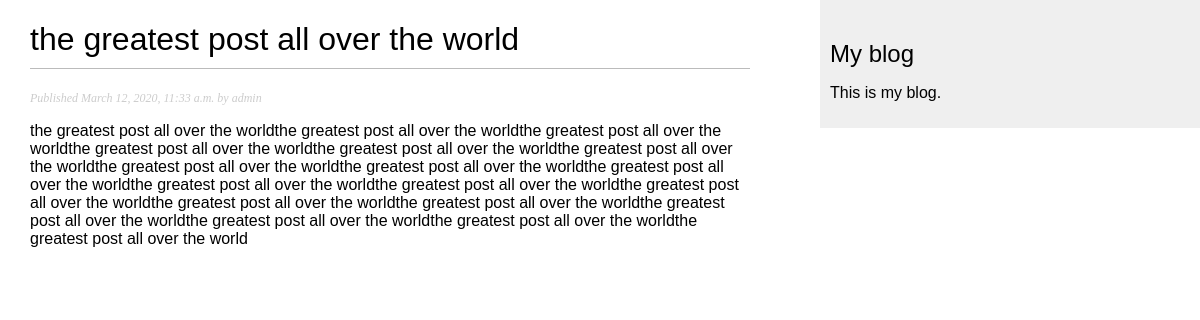
Screenshot of /blog/2020/3/12/greatest-post-all-over-world/ with the database file from the repository.
### blog/models.py (models this page shows, shortened)
class Post(models.Model):
    STATUS_CHOICES = (
        ('draft', 'Draft'),
        ('published', 'Published'),
    )
    title = models.CharField(max_length=250)
    slug = models.SlugField(max_length=250, unique_for_date='publish')
    author = models.ForeignKey(User, on_delete=models.CASCADE,
                               related_name='blog_posts')
    body = models.TextField()
    publish = models.DateTimeField(default=timezone.now)
    created = models.DateTimeField(auto_now_add=True)
    updated = models.DateTimeField(auto_now=True)
    status = models.CharField(max_length=10, choices=STATUS_CHOICES, default='draft')
    objects = models.Manager()
    published = PublishedManager()
    class Meta:
        ordering = ('-publish',)

### blog/views.py (the view)
def post_detail(request, year, month, day, post):
    post = get_object_or_404(Post, slug=post, status='published', publish__year=year,
                             publish__month=month, publish__day=day)
    return render(request, 'blog/post/detail.html', {'post': post})

### blog/templates/blog/post/detail.html (shortened to what this page needs)
{% extends "blog/base.html" %}
{% block content %}
  <h1>{{ post.title }}</h1>
  <p class="date">
    Published {{ post.publish }} by {{ post.author }}
  </p>
  {{ post.body|linebreaks }}
{% endblock %}

### blog/static/css/blog.css (style rules this page uses)
body { margin:0; padding:0; font-family:helvetica, sans-serif; }
h1 { font-weight:normal; border-bottom:1px solid #bbb; padding:0 0 10px 0; }
p.date { color:#ccc; font-family: georgia, serif; font-size: 12px; font-style: italic; }

### rows the page displays
Post: title "the greatest post all over the world", publish "March 12, 2020, 11:33 a.m.", author "admin", body "the greatest post all over the worldthe greatest post all over the worldthe greatest post all over the worldthe greatest post all over the worldthe greatest post all over the worldthe greatest post all over the worldthe greatest post all over the worldthe greatest post all over the worldthe greatest post all over the worldthe greatest post all over the worldthe greatest post all over the worldthe greatest post all over the worldthe greatest post all over the worldthe greatest post all over the worldthe greatest post all over the worldthe greatest post all over the worldthe greatest post all over the worldthe greatest post all over the world"
